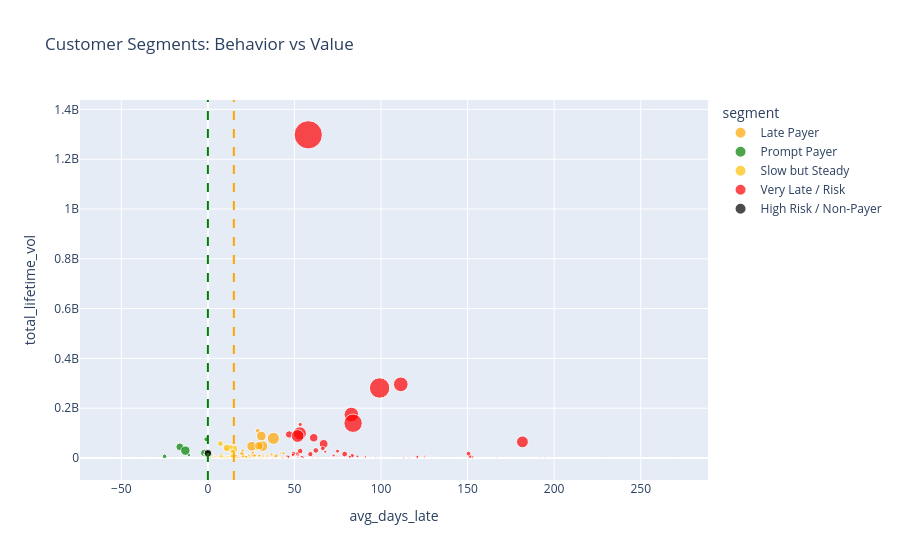

Notebook code cell kept with this figure:
### Markdown cell above
## 5. Customer Segmentation (Part A)
We identify distinct clusters of behavior.

### Code cell
# Segmentation Logic
paid_invoices = df[df['status'] == 'Paid'].copy()
payer_stats = paid_invoices.groupby('payer_id').agg({
    'days_overdue_actual': 'mean',
    'id': 'count',
    'total_amount': 'sum'
}).rename(columns={'days_overdue_actual': 'avg_days_late', 'id': 'paid_count', 'total_amount': 'total_paid_vol'})

all_stats = df.groupby('payer_id').agg({
    'id': 'count',
    'total_amount': 'sum', 
    'amount_due': 'sum' 
}).rename(columns={'id': 'total_count', 'total_amount': 'total_lifetime_vol', 'amount_due': 'current_outstanding'})

customer_df = all_stats.join(payer_stats).fillna(0)

def classify_segment(row):
    if row['paid_count'] == 0: return 'High Risk / Non-Payer'
    if row['avg_days_late'] <= 0: return 'Prompt Payer'
    if row['avg_days_late'] <= 15: return 'Slow but Steady'
    if row['avg_days_late'] <= 45: return 'Late Payer'
    return 'Very Late / Risk'

customer_df['segment'] = customer_df.apply(classify_segment, axis=1)

fig = px.scatter(
    customer_df, x='avg_days_late', y='total_lifetime_vol', 
    color='segment', size='current_outstanding',
    hover_name=customer_df.index,
    title='Customer Segments: Behavior vs Value',
    color_discrete_map={'Prompt Payer': 'green', 'Slow but Steady': '#FFC107', 'Late Payer': 'orange', 'Very Late / Risk': 'red', 'High Risk / Non-Payer': 'black'}
)
fig.add_vline(x=0, line_dash="dash", line_color="green")
fig.add_vline(x=15, line_dash="dash", line_color="orange")
fig.show()

### Figure 1 — Plotly figure (JSON) as saved in the notebook; plotly's stock layout.template omitted (floating-point values rounded to 4 significant figures; data arrays with more than 128 entries replaced by an {"elided": "..."} marker saying what was removed)
{"data": [{"hovertemplate": "<b>%{hovertext}</b><br><br>segment=Late Payer<br>avg_days_late=%{x}<br>total_lifetime_vol=%{y}<br>current_outstanding=%{marker.size}<extra></extra>", "hovertext": {"elided": "184 str values"}, "legendgroup": "Late Payer", "marker": {"color": "orange", "size": {"elided": "184 float values"}, "sizemode": "area", "sizeref": 761800.0, "symbol": "circle"}, "mode": "markers", "name": "Late Payer", "orientation": "v", "showlegend": true, "type": "scatter", "x": {"elided": "184 float values"}, "xaxis": "x", "y": {"elided": "184 int values"}, "yaxis": "y"}, {"hovertemplate": "<b>%{hovertext}</b><br><br>segment=Prompt Payer<br>avg_days_late=%{x}<br>total_lifetime_vol=%{y}<br>current_outstanding=%{marker.size}<extra></extra>", "hovertext": ["0Df7OekBKNYtNfrCkXyi", "0KPQJe8MtJYgyNJvHZ4t", "0cfsecX5PFKjTBEQuku3", "0jTejTjL8qXIzWgipWzP", "1Nof07KM8Rlpb6DwQG4l", "2w9aFeCM2gJDTFFa3MvN", "3KlZ1MPt9LP7caoBXuBD", "3dsX1swXJJZshC7NXfW6", "3ffsWJc9YPySgHn0pr0j", "6tYO4at7N5JO1d9w8S2t", "7ZloM8r7IWHbhauUMEzo", "8Yl5BTcX99Nvu6mNrhpb", "9XY3MR33SHdTwsaPF48K", "9plZuRMMhlW1lF0vPJmc", "ACD3Ey1r2lAQs1EnR7kl", "ATKc0W1TGvfi7trBcTcJ", "AqtWpLs8GbcRPC27aSKy", "ArArxjHaReHO6hGlr71M", "BD7yNahbUw4cflj5Eekh", "BGsAvZYpkpUhWJjCoisN", "Bc1iVoyJ9E4qa3C5V32H", "DSEF4okXV3IIVZlxmBoe", "EaXChxDR9rR1mZtOme8D", "FglbGlcY4DTO2EwG2tpG", "GmMEqN16imbe8gGvRhNG", "HKAIsYwEgOaGq8ezGB1j", "HPQO2A2C6zDCocKOEqYG", "IrPgxc44fxbwZMygGbP4", "IvZZzaOXGOXYwrSyWav9", "JSBUQUk4e5uJVFO2HSOr", "JkllULsFladgxDMHnIRV", "K8FbrSOh31yO9jnVBxXL", "Ll3HWARxroC8KjvHPThk", "LsHHtXite8ktesGcn6JV", "MBiSxmWuKjMxaUrFvqVH", "MffXiU4NLMMtTNlzP0gq", "OKbDYf9MS2t9beMxEcJB", "Oh6UFRG4sphRvI7mM1Na", "PClsJe3z5vjqgjmu9LmR", "Pzex9Ky0JV7Ho6ajPlW7", "R6vQenTVsqHC4nTrNJe6", "RbwNJz1GUqrHFur8F9gs", "SUF6gJLDyBOTXaMgqmL8", "SZWgGWpqZEIdJEA1oCB1", "Smqd79xC7V4Ymbe9VGLL", "TihBz2OJGVlnYpNyMMW7", "TsiprJXfirYY9QWvWe0J", "TtT1bJ7XUYnWmyoNzvOH", "UoruThVGu5MH3YfA4pwn", "V2bcoOepNtRcXPk2HDcg", "VQHMuSDOFZErZ3SqeNBd", "WKULr22LKfbT76hNfvQV", "YAxOOywcxbBnHJptfn8u", "ZVxSMKzh2N82TzFnaIzG", "ZajL2AMRWWqQtTz9o2os", "ZvtADtubWjCKIaUTqKhO", "a5pRLhH9pUS1KHGy3YJ6", "aO9Hnbs3sOPIZqFTHrHf", "bp1evZYjwarCVSaPPUin", "cl5ZgL0xjWOn8vapJzxD", "dd3BekSl8eyhhqLtBHxB", "eHujsKPx6zyvGUmd1mIc", "eyyv5lF7lWL6eTRKLpkZ", "fgJi4gOoy2UNmsKSJ8mB", "fxbwHXTVOE0XTgHCEFMV", "gVdcENfRkhxrPVcOEjxu", "gfNzuGKUbxYF1asYpV4N", "hQAmXBofogCHvJFRF271", "ij5xRb7ZiSKU2WZVD72T", "jwluB4jItJOpr9lCG89K", "kuaqwc6pirqE3hBGJKVW", "lt9VZR6Sa0kC2RZLHKyW", "lyxZcfvMiDGwiYcRjC0u", "np5UkMONpDAoJbd2znPo", "nreJOi8roDw5XrmqSVwP", "o4umPWxNAMOhFgi9vqRP", "o8J1CWaf3lz8YEUwWviF", "p14O8i0ECnpLLo0WyfUX", "pLEDrct5xIgnGctAyOCE", "qbqKrKC629WGOoslXu9C", "qeoDcB40zHa1y3mmmqbC", "ruISstQYFmUDVkNRj5Mc", "s9HfG4KbK9KLDYM0d2Al", "t15bRKcpI9lxndY48Ylw", "tMxEaQtRBSMBWldiUaEU", "u2lOKEBPZyg5XIxBY2Ee", "urA8oi9jXtdxFnG8UaWK", "x7ds71QmGGysQ3OxWDt6", "x8oP38BaO29QPpQno3Is", "xO3iWbvoRvz4EJT3a9HW", "xXB1XzKBlq1A8aKa9MtS", "xsVoWOxeou5bCYdDZHLU", "ydRcPWQOWYOiAmhhXrNx", "ynVBMPsKmKy7DgnV2CEX"], "legendgroup": "Prompt Payer", "marker": {"color": "green", "size": [44100.0, 0.0, 0.0, 0.0, 53140.0, 400300.0, 0.0, 0.0, 0.0, 8847000.0, 0.0, 0.0, 33040.0, 0.0, 0.0, 0.0, 0.0, 0.0, 0.0, 0.0, 0.0, 365200.0, 0.0, 22890000.0, 1509000.0, 0.0, 239700.0, 0.0, 0.0, 144000.0, 0.0, 0.0, 0.0, 0.0, 613100.0, 1410.0, 0.0, 0.0, 0.0, 0.0, 0.0, 0.0, 0.0, 0.0, 142200.0, 0.0, 60520.0, 0.0, 0.0, 0.0, 0.0, 0.0, 85750.0, 172000.0, 0.0, 23280000.0, 346700.0, 0.0, 0.0, 0.0, 7445.0, 0.0, 0.0, 3275.0, 0.0, 4534000.0, 2251000.0, 205700.0, 0.0, 0.0, 7855000.0, 0.0, 0.0, 0.0, 0.0, 0.0, 0.0, 0.0, 0.0, 3928000.0, 0.0, 0.0, 0.0, 0.0, 110200.0, 0.0, 33610000.0, 24510.0, 0.0, 0.0, 0.0, 0.0, 0.0, 0.0], "sizemode": "area", "sizeref": 761800.0, "symbol": "circle"}, "mode": "markers", "name": "Prompt Payer", "orientation": "v", "showlegend": true, "type": "scatter", "x": [-39.88, -9.5, -9.236, -2.0, -3.808, -6.2, 0.0, 0.0, -3.0, -0.9459, -3.0, -2.143, -23.33, -1.0, -2.0, -4.0, -29.0, -7.0, -9.692, -9.0, 0.0, -24.0, -5.0, -16.23, 0.0, -16.33, -1.739, -14.5, -1.0, -7.8, -30.0, -27.0, -21.0, 0.0, -26.0, -0.5, -4.0, 0.0, -13.0, -11.0, 0.0, -4.0, -23.5, 0.0, -5.0, -6.667, -11.86, 0.0, 0.0, -3.0, -11.0, -10.0, -20.67, -29.0, 0.0, -2.0, -33.26, 0.0, -0.1696, -13.0, -35.87, -2.333, 0.0, -3.5, -8.0, -11.0, -2.2, -54.0, -17.5, -7.0, -25.0, -1.914, 0.0, -1.0, -4.0, 0.0, 0.0, -1.0, -4.333, -1.571, 0.0, -14.0, -26.0, -7.0, 0.0, -12.0, -13.0, -2.5, -2.333, -1.857, -4.704, 0.0, -24.0, -7.5], "xaxis": "x", "y": [122220, 354960, 15253305, 154296, 4002893, 2446065, 100300, 155210, 564316, 75328869, 137445, 10975941, 270810, 26106, 164220, 34425, 255941, 187425, 924269, 1211932, 36720, 343061, 77605, 44772485, 4459607, 213180, 6651502, 1643853, 30391, 285600, 49749, 96273, 312963, 488964, 625592, 636238, 582590, 23375, 121662, 887145, 74205, 170009, 2455946, 52275, 236384, 231307, 867440, 62858, 57970, 2617514, 119499, 75902, 233156, 709901, 153360, 19859358, 5968513, 301195, 101695040, 108460, 12375662, 123420, 150450, 80729, 59968, 12174098, 9296889, 240083, 1259771, 242760, 6791494, 14726411, 9180, 4330211, 454645, 28520, 149246, 202003, 389640, 13970294, 130560, 43945, 141054, 123930, 209635, 249958, 29595192, 3456288, 68340, 267710, 2910394, 59670, 56451, 185895], "yaxis": "y"}, {"hovertemplate": "<b>%{hovertext}</b><br><br>segment=Slow but Steady<br>avg_days_late=%{x}<br>total_lifetime_vol=%{y}<br>current_outstanding=%{marker.size}<extra></extra>", "hovertext": {"elided": "153 str values"}, "legendgroup": "Slow but Steady", "marker": {"color": "#FFC107", "size": {"elided": "153 float values"}, "sizemode": "area", "sizeref": 761800.0, "symbol": "circle"}, "mode": "markers", "name": "Slow but Steady", "orientation": "v", "showlegend": true, "type": "scatter", "x": {"elided": "153 float values"}, "xaxis": "x", "y": {"elided": "153 int values"}, "yaxis": "y"}, {"hovertemplate": "<b>%{hovertext}</b><br><br>segment=Very Late / Risk<br>avg_days_late=%{x}<br>total_lifetime_vol=%{y}<br>current_outstanding=%{marker.size}<extra></extra>", "hovertext": {"elided": "148 str values"}, "legendgroup": "Very Late / Risk", "marker": {"color": "red", "size": {"elided": "148 float values"}, "sizemode": "area", "sizeref": 761800.0, "symbol": "circle"}, "mode": "markers", "name": "Very Late / Risk", "orientation": "v", "showlegend": true, "type": "scatter", "x": {"elided": "148 float values"}, "xaxis": "x", "y": {"elided": "148 int values"}, "yaxis": "y"}, {"hovertemplate": "<b>%{hovertext}</b><br><br>segment=High Risk / Non-Payer<br>avg_days_late=%{x}<br>total_lifetime_vol=%{y}<br>current_outstanding=%{marker.size}<extra></extra>", "hovertext": ["3DbfdV68BppHcStTGYI2", "3WJQ1K77ewBTf7pAFNyS", "5DwqfA1RDPRUEmqcSR27", "5I2rgTu8jFvM2TuEsW9v", "5STFaIYv5lgk0rTReEN6", "5hkgJluCyT6DY97zKNC6", "5zZIVGvdZnHWy55ptlSZ", "6rdvAbZOn44Y76vIqPfd", "7OvueTrk2kEbKBNJ39n6", "7p6P1Lq7LGGPSwVgPxKG", "7rAOhbZzJQMoSAd83j9z", "81gts8DO6RMTXbvPSHsy", "85jXTpK474CglKEEfFrM", "8M8bokauy21TDhWIDhaW", "8rrb3WTYxgVWzCh4jPBJ", "9OeeumJ8y2zrvrn14ZoC", "9nvd6tQANDPzDRdZNRpb", "9yYf3ftJ41aA4G6ylIEw", "A50guhJEBo9Np2HR1B7U", "AFg3uiZtXoav3sBoEKhn", "AOBu3kI7GSpKkIdCOBjU", "AdJlZf0FI9SMrJTrIRpz", "B9tFmkTbmDh1HXgTkAnm", "BCKzTqVH6lrOp9aoKdMb", "BgKXHOFFtbwUyqMEoPqc", "Bl8BLN331acjE2vvNkVO", "CISBHUjjoQN1qj9iRxy1", "DwqzqJynNvipnSex7TTY", "EGPnfMRdyOPuHBzKQ9Qu", "Gs8wOLfJZKfEiu7jvlwO", "GvSUWXXzHKC8bPtFeXfF", "I14OW2dg0QNzzMMYc85b", "JCGijtyYK8VUYEwgsqiQ", "LPz0kOjgpeCzIbGPNXeS", "LglHsyhBZY2bkKVI7zZ1", "MLpbS3fXdZKQRgO9x8ET", "MoD0eaJ0NEkwYEJw9xpF", "OqDeLEAcWYVGX9x0iOUs", "OyjHOWjTePDe9mdg0XPt", "PA6t1lmyHOlrr32964PM", "PHxraIRSQ3mwpS3IPTgD", "PVPSq4HiqJaLIIVpm5AP", "Pj1FVQd70ghiJTrWqKTR", "PyPv9LV53Bvg55R5B1Po", "QlhPuJjeIODNdqDnewCT", "QvaTLEIKL2nHqUFTTNcQ", "RFGd5nlREQOIFAV0SkUN", "SMZOV3vzrsD3RjBVxGgE", "SMjAddzGBeySKRFrCmZq", "SPwjUhNtUXkoq8hqbrXX", "SRyNwRSbaPRzxiSBF0nQ", "SqJkKXHCQj0WKmn7DJL2", "UDWFXlpezSFJMZSxqfr3", "UG1QFValPZbnJysHJtsk", "VCNeDsgLZLTAYmFy7ysw", "W5rZ3Qwlx0J7O4bLShsG", "We6Bf8s1zWQrzvXBhXaG", "Yb8Ofwy24iX0Zy1S6jn9", "YlSPAu3aK78P2mFIcKzz", "aWswOgJZxKq3KTnhxx3F", "aqgGZfp4kbL63XLUilZE", "aqxE2iUMkg2CDUaHHiHO", "bpAy3rzMF16SZiREh69g", "cjweqhKHBHDY6UvJlkKr", "crYH4NdlL646JdVdyrJg", "dMX7HPHNr3ZE3atIMBpq", "e0rDP5QrvBSub9O3CaBo", "f2UTCSPIvD4iITt5i5Z6", "ftDPGEQ2TnqXmxOzU1Zu", "g2pUQa3OrMBohXgtbaMu", "gvTPAv5dvt4rgePXuVpO", "hI5woxrUOwTzCM0p4YUE", "hV8D8eUPdpAG6wkw62Uu", "hcy0SIYkaGSK08Vakvxs", "jIxzNGgPosqbKxAydsVr", "jIyBZcByi9uwMVvkzif8", "jKnEnLPOK4efmjABqqRH", "kEXUTCxGvMlyoW4O2jLS", "kFYhr0ysHD65lYANjfr1", "mUgkN3or6VgGmDTSgXvs", "mYZ0BurAOxZtth7sKevy", "mZnoa5B8wAthe0JA6kEr", "mprUT2GCLxKTGYhglNas", "n6QMPMr9T9hrGC5sQ2I5", "nQZubZQofsCdZwqOAN0F", "naVoqThUNxK7DhNKur8s", "ncuDnQfnjMV5cEz5jByl", "o0g5nhI2sYwWxiXgIEDl", "oADpFAeJevMh8rMlOYAE", "oL3F7aziHlEaGpQNVnKk", "ocLFbFINuqkyjy4LnNmp", "pPejx2g8MTKXqHPG8bG2", "qP8aPNQI3L5pZLvDKK2B", "qQ5Qcaj9IFBXb309ED52", "qVTz7DoI5Po2j5MN2M1L", "qefkgYk35Vbjy8CTXEVh", "rB5hM8HNNwhw4Pgnzhsc", "tBX21LGhWwfVkzyF7Vj6", "taqObEfbTzGh5USK3e6a", "tfwrZJGFDIrtN3NR4gAs", "ullYMKpaIXE3cG326UfJ", "v0CbnauPZ0veWDSnOdZF", "vMt0jER2hcgOXlNQNXav", "vQx2nTEU91CQA1n7WrQK", "vkZrmSOt9aE2fPcphIZr", "wZoX86G4NYwLrXdh1r0n", "xvRPXJiUpfMkPLm7XQ5z", "ySh41VMxOiAu6LahiV17", "zC6k7qRVDr0RJJ1lG0Zv", "zUHGBtTeGOYqAmCOn6bq", "zd9b1GDmK2bIEFvEJR88", "zh016u4Oih5ZC3JFgqip"], "legendgroup": "High Risk / Non-Payer", "marker": {"color": "black", "size": [345200.0, 1541000.0, 95880.0, 219600.0, 337000.0, 118000.0, 15710000.0, 958000.0, 514300.0, 636300.0, 2023000.0, 3228000.0, 2141000.0, 93.0, 2601000.0, 4575000.0, 826800.0, 6737000.0, 43670.0, 549400.0, 942000.0, 650400.0, 1408000.0, 13460000.0, 899000.0, 12010000.0, 6394000.0, 28250.0, 515500.0, 694500.0, 86800.0, 4680000.0, 539000.0, 202100.0, 1330000.0, 12150000.0, 7400.0, 1764000.0, 1805000.0, 1933000.0, 2658000.0, 294000.0, 773300.0, 879500.0, 3092000.0, 102500.0, 180000.0, 2028000.0, 538400.0, 182900.0, 3531000.0, 154300.0, 14860.0, 55820.0, 1484000.0, 90000.0, 2141000.0, 689300.0, 5345000.0, 1234000.0, 20530000.0, 333800.0, 1588000.0, 175000.0, 252300.0, 255400.0, 466000.0, 161500.0, 112800.0, 578700.0, 1159000.0, 1449000.0, 1820000.0, 1224000.0, 291600.0, 7400.0, 14460.0, 591700.0, 6409000.0, 7028000.0, 1005000.0, 647900.0, 24000.0, 3143.0, 2224000.0, 647700.0, 201400.0, 2266000.0, 778800.0, 69080.0, 6240000.0, 513800.0, 2182000.0, 105100.0, 3119000.0, 106700.0, 1049000.0, 304600.0, 1355000.0, 127400.0, 441300.0, 70000.0, 163500.0, 230400.0, 8455000.0, 377100.0, 6532000.0, 1664000.0, 394200.0, 22650000.0, 946200.0, 1354000.0], "sizemode": "area", "sizeref": 761800.0, "symbol": "circle"}, "mode": "markers", "name": "High Risk / Non-Payer", "orientation": "v", "showlegend": true, "type": "scatter", "x": [0.0, 0.0, 0.0, 0.0, 0.0, 0.0, 0.0, 0.0, 0.0, 0.0, 0.0, 0.0, 0.0, 0.0, 0.0, 0.0, 0.0, 0.0, 0.0, 0.0, 0.0, 0.0, 0.0, 0.0, 0.0, 0.0, 0.0, 0.0, 0.0, 0.0, 0.0, 0.0, 0.0, 0.0, 0.0, 0.0, 0.0, 0.0, 0.0, 0.0, 0.0, 0.0, 0.0, 0.0, 0.0, 0.0, 0.0, 0.0, 0.0, 0.0, 0.0, 0.0, 0.0, 0.0, 0.0, 0.0, 0.0, 0.0, 0.0, 0.0, 0.0, 0.0, 0.0, 0.0, 0.0, 0.0, 0.0, 0.0, 0.0, 0.0, 0.0, 0.0, 0.0, 0.0, 0.0, 0.0, 0.0, 0.0, 0.0, 0.0, 0.0, 0.0, 0.0, 0.0, 0.0, 0.0, 0.0, 0.0, 0.0, 0.0, 0.0, 0.0, 0.0, 0.0, 0.0, 0.0, 0.0, 0.0, 0.0, 0.0, 0.0, 0.0, 0.0, 0.0, 0.0, 0.0, 0.0, 0.0, 0.0, 0.0, 0.0, 0.0], "xaxis": "x", "y": [293378, 1309808, 81495, 186661, 286417, 100300, 13349583, 814306, 437147, 540876, 1719822, 2743912, 1904486, 742979, 2210663, 3888744, 1807811, 5726455, 37118, 466956, 800658, 722882, 1197075, 11437171, 764138, 10211091, 5434521, 24013, 442395, 590322, 73780, 3978020, 458121, 171822, 3425612, 10331017, 112200, 1499406, 1534655, 1643327, 2259561, 249903, 657327, 747614, 2628472, 87104, 153000, 1724056, 712623, 155465, 3001367, 131138, 12628, 133008, 1431740, 76500, 1819649, 585875, 4543546, 1048936, 17453940, 283699, 1383120, 148746, 1556914, 217062, 396092, 137275, 95880, 1936909, 984813, 1231480, 1546819, 1040089, 1310319, 206040, 951979, 502971, 5494858, 5974188, 2260518, 550697, 20400, 17510, 1890058, 1400519, 171212, 1926318, 661980, 58721, 5303680, 436696, 1854964, 89302, 2651021, 90692, 892074, 258875, 1151410, 108271, 375131, 59498, 138973, 450840, 9178663, 320561, 5552422, 1414052, 335070, 19250675, 804314, 1151137], "yaxis": "y"}], "layout": {"legend": {"itemsizing": "constant", "title": {"text": "segment"}, "tracegroupgap": 0}, "shapes": [{"line": {"color": "green", "dash": "dash"}, "type": "line", "x0": 0, "x1": 0, "xref": "x", "y0": 0, "y1": 1, "yref": "y domain"}, {"line": {"color": "orange", "dash": "dash"}, "type": "line", "x0": 15, "x1": 15, "xref": "x", "y0": 0, "y1": 1, "yref": "y domain"}], "title": {"text": "Customer Segments: Behavior vs Value"}, "xaxis": {"anchor": "y", "domain": [0, 1], "title": {"text": "avg_days_late"}}, "yaxis": {"anchor": "x", "domain": [0, 1], "title": {"text": "total_lifetime_vol"}}}}
